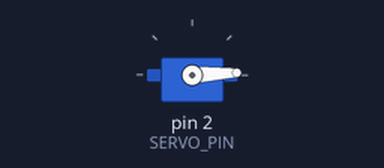
This sketch was run on a simulated Arduino Uno, built with avr-gcc and run on an emulated ATmega328P. On the bench: servo.

Above: at 0.05 s.
At 1.3 s:
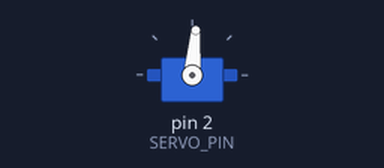
At 2.6 s:
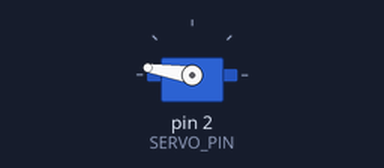
At 5.2 s:
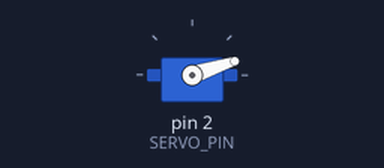
Timing chart, 0 to 7.1 s (numbered marks = the images above):
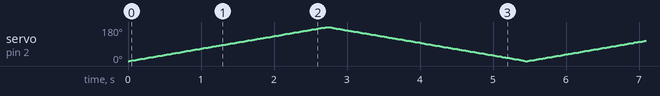

The sketch:

servo.ino
```cpp
#include <Servo.h>

const uint8_t SERVO_PIN = 2;

Servo servo;

void setup() {
  // Sets up the servo
  servo.attach(SERVO_PIN);
  // Forces it to be at its midpoint
  servo.write(90);
}

void loop() {
// Sweep 0° -> 180° -> 0°
for (int angle = 0; angle <= 180; angle += 1) {
servo.write(angle);
delay(15);
}
for (int angle = 180; angle >= 0; angle -= 1) {
servo.write(angle);
delay(15);
}
}
```
